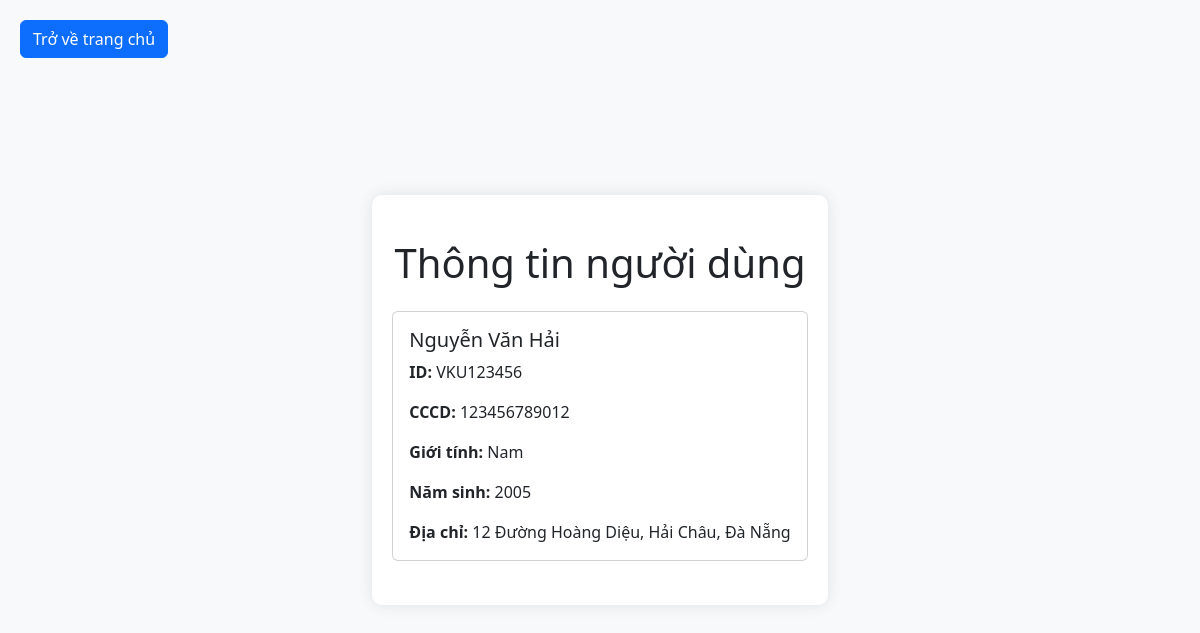
/view.php?id=VKU123456, run on the app's committed database.
### tables this page shows
CREATE TABLE `user` (
  `id` varchar(255) NOT NULL,
  `cccd` varchar(20) NOT NULL,
  `hovaten` varchar(255) NOT NULL,
  `namsinh` year NOT NULL,
  `diachi` text,
  `gioitinh` varchar(5) NOT NULL
);

### view.php (the view, shortened to what this page needs)
<!DOCTYPE html>
<html lang="en">
<head>
    <link href="https://cdn.jsdelivr.net/npm/bootstrap@5.3.3/dist/css/bootstrap.min.css" rel="stylesheet">
    <link rel="stylesheet" href="css/view.css">
</head>
<body>
    <a href="index.php" class="btn btn-primary return-home">Trở về trang chủ</a>
    <?php
    require "connectDB.php";
    $id = isset($_GET['id']) ? $_GET['id'] : 0;
    $sql = "SELECT `id`, `cccd`, `hovaten`, `namsinh`, `diachi`, `gioitinh` FROM `user` WHERE id = :id";
    $stmt = $pdo->prepare($sql);
    $stmt->bindParam(':id', $id);
    $stmt->execute();
    ?>
    <div class="center-block">
        <h1 class="my-4 text-center">Thông tin người dùng</h1>
        <?php
        if ($stmt->rowCount() > 0) {
            while ($row = $stmt->fetch(PDO::FETCH_ASSOC)) {
                echo '<div class="card mb-4">';
                echo '<div class="card-body">';
                echo '<h5 class="card-title">' . htmlspecialchars($row['hovaten']) . '</h5>';
                echo '<p class="card-text"><strong>ID:</strong> ' . htmlspecialchars($row['id']) . '</p>';
                echo '<p class="card-text"><strong>CCCD:</strong> ' . htmlspecialchars($row['cccd']) . '</p>';
                echo '<p class="card-text"><strong>Giới tính:</strong> ' . htmlspecialchars($row['gioitinh']) . '</p>';
                echo '<p class="card-text"><strong>Năm sinh:</strong> ' . htmlspecialchars($row['namsinh']) . '</p>';
                echo '<p class="card-text"><strong>Địa chỉ:</strong> ' . htmlspecialchars($row['diachi']) . '</p>';
                echo '</div>';
                echo '</div>';
            }
        } else {
            echo '<p>Không tìm thấy người dùng với ID này.</p>';
        }
        ?>
    </div>
</body>
</html>

### css/view.css (style rules this page uses)
* { margin: 0; padding: 0; box-sizing: border-box; }
body, html { height: 100%; margin: 0; display: flex; justify-content: center; align-items: center; background-color: #f8f9fa; }
.center-block { width: 100%; max-width: 800px; padding: 20px; background-color: white; border-radius: 10px; box-shadow: 0 0 15px rgba(0, 0, 0, 0.1); }
.return-home { position: absolute; top: 20px; left: 20px; }

### data on the page
user: hovaten "Nguyễn Văn Hải", id "VKU123456", cccd "123456789012", gioitinh "Nam", namsinh "2005", diachi "12 Đường Hoàng Diệu, Hải Châu, Đà Nẵng"
